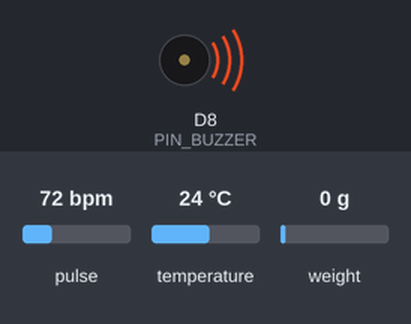
Recording of a sketch running on a simulated ESP8266 (Wemos D1 mini). On the bench: buzzer (waves = sounding). Inputs (shaded band) come from the test bench; at power-on: pulse 72 bpm, temperature 24 °C, weight on the scale 0 g. WiFi joins after 1.5 s; servers stay silent unless stated; uploads are accepted with an empty reply; no MQTT or app messages arrive unless stated; what the sketch prints to the serial monitor is not drawn.

Above: at 3.3 s.
At 3.9 s:
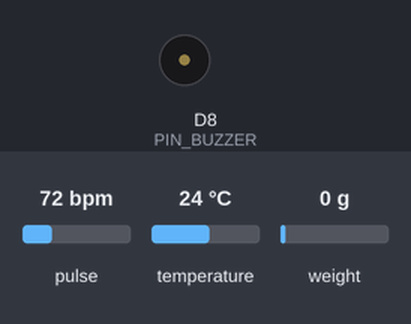
Timing chart, 0 to 5.4 s (numbered marks = the images above):
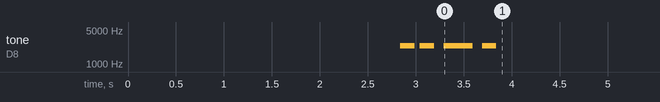

The sketch:

esp8266_gateway.ino
```cpp
/*
 * ============================================================================
 *  TRIAGEPULSE — ESP8266 GATEWAY FIRMWARE (STANDALONE ARDUINO IDE SKETCH)
 *  Board  : NodeMCU 1.0 (ESP-12E Module)
 *  Port   : COM10 (Silicon Labs CP210x)
 *  Speed  : 115200 baud
 * ============================================================================
 *
 *  LIBRARIES REQUIRED IN ARDUINO IDE (Install via Library Manager):
 *    1. PubSubClient                                  (by Nick O'Leary)
 *    2. ArduinoJson                                   (by Benoit Blanchon)
 *    3. SparkFun MAX3010x Pulse and Proximity Sensor  (by SparkFun)
 *    4. DallasTemperature                            (by Miles Burton)
 *    5. OneWire                                       (by Paul Stoffregen)
 *    6. HX711                                         (by Bogdan Necula)
 *
 *  NODEMCU PIN ASSIGNMENTS (Patient 01):
 *    - MAX30102 (I2C)     : SDA = D2 (GPIO4), SCL = D1 (GPIO5)  [3.3V power!]
 *    - DS18B20 (Temp)     : DATA = D5 (GPIO14) with 4.7kΩ pull-up to 3.3V
 *    - HX711 (IV Bag)     : DOUT = D6 (GPIO12), SCK = D0 (GPIO16)
 *    - SOS Button         : D3 (GPIO0) — The on-board physical FLASH button!
 *    - Buzzer             : D8 (GPIO15)
 *    - Uno Serial (P02)   : RX = D7 (GPIO13) from Arduino Uno TX (Pin D1)
 * ============================================================================
 */

#include <ESP8266WiFi.h>
#include <WiFiClient.h>
#include <ESP8266HTTPClient.h>
#include <PubSubClient.h>
#include <Wire.h>
#include "MAX30105.h"
#include "heartRate.h"
#include <OneWire.h>
#include <DallasTemperature.h>
#include "HX711.h"
#include <ArduinoJson.h>
#include <SoftwareSerial.h>

// ======================== CONFIGURATION CONSTANTS ========================
#define WIFI_SSID               "abcd"
#define WIFI_PASSWORD           "12345678"
#define WIFI_MAX_RETRIES        30

#define MQTT_BROKER_DEFAULT     "192.168.137.1"    // Laptop Hotspot host IP
#define MQTT_PORT               1883
#define MQTT_CLIENT_ID          "ESP8266_GATEWAY"
#define MQTT_USER               ""
#define MQTT_PASS               ""

#define HTTP_TELEMETRY_ENABLED  true
#define BACKEND_HTTP_PORT       8000
#define BACKEND_HTTP_PATH       "/api/hardware/telemetry"
#define DEMO_FALLBACK_ENABLED   true

// Patient IDs
#define PATIENT_01_ID           "P01"
#define PATIENT_02_ID           "P02"
#define DEVICE_01_ID            "ESP8266-P01"

// MQTT Topics
#define TOPIC_P01_VITALS        "triagepulse/patient/P01/vitals"
#define TOPIC_P01_IV            "triagepulse/patient/P01/iv"
#define TOPIC_P01_SOS           "triagepulse/patient/P01/sos"
#define TOPIC_P01_STATUS        "triagepulse/patient/P01/status"
#define TOPIC_P02_VITALS        "triagepulse/patient/P02/vitals"
#define TOPIC_P02_IV            "triagepulse/patient/P02/iv"
#define TOPIC_P02_SOS           "triagepulse/patient/P02/sos"

// Pin Assignments
#define PIN_MAX30102_SDA        4     // NodeMCU D2 (GPIO4)
#define PIN_MAX30102_SCL        5     // NodeMCU D1 (GPIO5)
#define PIN_DS18B20             14    // NodeMCU D5 (GPIO14)
#define PIN_HX711_DOUT          12    // NodeMCU D6 (GPIO12)
#define PIN_HX711_SCK           16    // NodeMCU D0 (GPIO16)
#define PIN_SOS_BUTTON          0     // NodeMCU D3 (GPIO0 / FLASH button)
#define PIN_BUZZER              15    // NodeMCU D8 (GPIO15)
#define PIN_SWSERIAL_RX         13    // NodeMCU D7 (GPIO13 — RX from Uno TX)
#define PIN_SWSERIAL_TX         2     // NodeMCU D4 (GPIO2 — unused TX)
#define SWSERIAL_BAUD           9600

// Calibration Constants
#define HX711_CALIBRATION_FACTOR -420.0f
#define IV_BAG_TARE_WEIGHT_G     25.0f
#define IV_THRESHOLD_LOW         100.0f
#define IV_THRESHOLD_NEAR_EMPTY  40.0f
#define IV_THRESHOLD_EMPTY       10.0f
#define FINGER_DETECT_THRESHOLD  30000

// Intervals
#define SENSOR_READ_INTERVAL_MS  2000
#define MQTT_PUBLISH_INTERVAL_MS 3000
#define STATUS_PUBLISH_INTERVAL_MS 30000
#define SOS_DEBOUNCE_MS          300
#define BUZZER_DURATION_MS       150

// ======================== GLOBAL OBJECTS ========================
MAX30105 particleSensor;
OneWire oneWire(PIN_DS18B20);
DallasTemperature tempSensor(&oneWire);
HX711 scale;
SoftwareSerial unoSerial(PIN_SWSERIAL_RX, PIN_SWSERIAL_TX);

WiFiClient espClient;
PubSubClient mqttClient(espClient);

// Hardware Detection Flags
bool max30102Present = false;
bool ds18b20Present = false;
bool hx711Present = false;

// Patient 01 State
struct PatientData {
  float heartRate;
  float spo2;
  float temperature;
  float ivWeightGrams;
  float ivRemainingMl;
  float ivFlowMlHr;
  String ivState;
  bool  sosActive;
  String signalQuality;
  unsigned long lastVitalsTime;
};

PatientData patient01 = { 0, 0, 0, 0, 0, 0, "NORMAL", false, "MISSING", 0 };

#define HR_BUFFER_SIZE 4
byte rates[HR_BUFFER_SIZE];
byte rateSpot = 0;
unsigned long lastBeat = 0;
float beatsPerMinute = 0;
int beatAvg = 0;

float lastIvWeight = -1.0;
unsigned long lastIvReadTime = 0;
String unoSerialBuffer = "";

unsigned long lastSensorReadTime = 0;
unsigned long lastMqttPublishTime = 0;
unsigned long lastStatusPublishTime = 0;
unsigned long lastSosDebounceTime = 0;
unsigned long bootTime = 0;
bool lastSosButtonState = HIGH;
byte simCounter = 0;

// Forward Declarations
void connectWiFi();
void connectMQTT();
void readMAX30102();
void readDS18B20();
void readHX711();
void checkSOSButton();
void receiveUnoUART();
void parseAndForwardP02(String &jsonStr);
void publishPatient01();
void publishDeviceStatus();
void sendHttpTelemetry(const String& patientId, float hr, float spo2, float temp, float ivWeight, bool sos, const String& sq, const String& ivState, float ivFlow);
void beepBuzzer(int count);
String getBackendHost();


// ============================================================================
//  SETUP
// ============================================================================
void setup() {
  Serial.begin(115200);
  delay(300);
  Serial.println();
  Serial.println(F("========================================"));
  Serial.println(F("  TRIAGEPULSE ESP8266 GATEWAY v2.0"));
  Serial.println(F("  Patient 01 + Patient 02 (Uno) Gateway"));
  Serial.println(F("========================================\n"));

  bootTime = millis();

  pinMode(PIN_SOS_BUTTON, INPUT_PULLUP);
  pinMode(PIN_BUZZER, OUTPUT);
  digitalWrite(PIN_BUZZER, LOW);

  // Initialize SoftwareSerial for Arduino Uno (Patient 02)
  unoSerial.begin(SWSERIAL_BAUD);
  Serial.printf("[SoftwareSerial] Listening for Patient 02 on D7 (GPIO%d) at %d baud\n", PIN_SWSERIAL_RX, SWSERIAL_BAUD);

  // Initialize I2C for MAX30102 with safety check
  Wire.begin(PIN_MAX30102_SDA, PIN_MAX30102_SCL);
  Wire.setClock(100000);

  Serial.print(F("[MAX30102] Checking I2C address 0x57... "));
  Wire.beginTransmission(0x57);
  if (Wire.endTransmission() == 0) {
    if (particleSensor.begin(Wire, I2C_SPEED_STANDARD)) {
      max30102Present = true;
      Serial.println(F("OK"));
      particleSensor.setup(60, 4, 2, 100, 411, 4096);
      particleSensor.setPulseAmplitudeRed(0x1F);
      particleSensor.setPulseAmplitudeGreen(0);
    } else {
      Serial.println(F("Init Failed"));
    }
  } else {
    Serial.println(F("NOT DETECTED (Using Demo Fallback)"));
  }

  // Initialize DS18B20
  Serial.print(F("[DS18B20] Checking OneWire sensor... "));
  tempSensor.begin();
  if (tempSensor.getDeviceCount() > 0) {
    ds18b20Present = true;
    tempSensor.setResolution(10);
    tempSensor.setWaitForConversion(true);
    Serial.println(F("OK"));
  } else {
    Serial.println(F("NOT DETECTED (Using Demo Fallback)"));
  }

  // Initialize HX711
  Serial.print(F("[HX711] Checking Load Cell... "));
  scale.begin(PIN_HX711_DOUT, PIN_HX711_SCK);
  if (scale.is_ready()) {
    hx711Present = true;
    scale.set_scale(HX711_CALIBRATION_FACTOR);
    scale.tare();
    Serial.println(F("OK"));
  } else {
    Serial.println(F("NOT DETECTED (Using Demo Fallback)"));
  }

  // Connect WiFi
  connectWiFi();

  // Setup MQTT
  mqttClient.setServer(MQTT_BROKER_DEFAULT, MQTT_PORT);
  mqttClient.setBufferSize(512);
  connectMQTT();

  // Startup beep
  beepBuzzer(2);
  Serial.println(F("\n[READY] TriagePulse ESP8266 Gateway operational.\n"));
}


// ============================================================================
//  MAIN LOOP
// ============================================================================
void loop() {
  yield(); // Keep WiFi & ESP8266 Watchdog happy

  // Reconnect WiFi if dropped
  if (WiFi.status() != WL_CONNECTED) {
    connectWiFi();
  }

  // Reconnect MQTT if needed
  if (WiFi.status() == WL_CONNECTED && !mqttClient.connected()) {
    connectMQTT();
  }
  if (mqttClient.connected()) {
    mqttClient.loop();
  }

  unsigned long now = millis();

  // Read local Patient 01 sensors
  if (now - lastSensorReadTime >= SENSOR_READ_INTERVAL_MS) {
    lastSensorReadTime = now;
    readMAX30102();
    readDS18B20();
    readHX711();
  }

  // Check physical SOS Button (FLASH button)
  checkSOSButton();

  // Read Patient 02 data streamed from Arduino Uno
  receiveUnoUART();

  // Transmit telemetry periodically
  if (now - lastMqttPublishTime >= MQTT_PUBLISH_INTERVAL_MS) {
    lastMqttPublishTime = now;
    publishPatient01();
  }

  // Heartbeat status
  if (now - lastStatusPublishTime >= STATUS_PUBLISH_INTERVAL_MS) {
    lastStatusPublishTime = now;
    publishDeviceStatus();
  }
}


// ============================================================================
//  SENSOR READINGS
// ============================================================================

void readMAX30102() {
  yield();
  if (!max30102Present) {
    if (DEMO_FALLBACK_ENABLED) {
      simCounter++;
      patient01.heartRate = 74.0 + (simCounter % 4);
      patient01.spo2 = 98.0 + ((simCounter % 2) == 0 ? 1 : 0);
      patient01.signalQuality = "SIM";
      patient01.lastVitalsTime = millis();
    }
    return;
  }

  long irValue = particleSensor.getIR();
  if (irValue < FINGER_DETECT_THRESHOLD) {
    patient01.heartRate = 0;
    patient01.spo2 = 0;
    patient01.signalQuality = "MISSING";
    return;
  }

  patient01.signalQuality = "GOOD";

  if (checkForBeat(irValue)) {
    unsigned long delta = millis() - lastBeat;
    lastBeat = millis();
    beatsPerMinute = 60.0 / (delta / 1000.0);

    if (beatsPerMinute >= 35 && beatsPerMinute <= 210) {
      rates[rateSpot++] = (byte)beatsPerMinute;
      rateSpot %= HR_BUFFER_SIZE;
      beatAvg = 0;
      for (byte i = 0; i < HR_BUFFER_SIZE; i++) beatAvg += rates[i];
      beatAvg /= HR_BUFFER_SIZE;
    }
  }

  if (beatAvg >= 40 && beatAvg <= 200) {
    patient01.heartRate = (float)beatAvg;
  }

  long redValue = particleSensor.getRed();
  if (irValue > 0 && redValue > 0 && patient01.heartRate > 0) {
    float ratio = (float)redValue / (float)irValue;
    float spo2Est = 110.0 - 25.0 * ratio;
    patient01.spo2 = constrain(spo2Est, 75.0, 100.0);
  }

  patient01.lastVitalsTime = millis();
}

void readDS18B20() {
  yield();
  if (ds18b20Present) {
    tempSensor.requestTemperatures();
    float temp = tempSensor.getTempCByIndex(0);
    if (temp >= 20.0 && temp <= 45.0) {
      patient01.temperature = temp;
    }
  } else if (DEMO_FALLBACK_ENABLED && patient01.temperature == 0) {
    patient01.temperature = 36.6;
  }
}

void readHX711() {
  yield();
  float weight = 0;
  if (hx711Present && scale.is_ready()) {
    weight = scale.get_units(2);
    if (weight < 0) weight = 0;
  } else if (DEMO_FALLBACK_ENABLED) {
    weight = 485.0 - (simCounter * 0.4);
    if (weight < 0) weight = 0;
  } else {
    return;
  }

  unsigned long now = millis();
  if (lastIvWeight >= 0 && lastIvReadTime > 0) {
    float timeDeltaHr = (float)(now - lastIvReadTime) / 3600000.0;
    if (timeDeltaHr > 0.0001) {
      float weightDelta = lastIvWeight - weight;
      patient01.ivFlowMlHr = max(0.0f, weightDelta / timeDeltaHr);
    }
  }

  lastIvWeight = weight;
  lastIvReadTime = now;
  patient01.ivWeightGrams = weight;

  float netFluid = max(0.0f, weight - IV_BAG_TARE_WEIGHT_G);
  patient01.ivRemainingMl = netFluid;

  if (netFluid <= IV_THRESHOLD_EMPTY) patient01.ivState = "STOPPED";
  else if (netFluid <= IV_THRESHOLD_NEAR_EMPTY) patient01.ivState = "NEAR_EMPTY";
  else if (netFluid <= IV_THRESHOLD_LOW) patient01.ivState = "LOW";
  else patient01.ivState = "NORMAL";
}

void checkSOSButton() {
  bool reading = digitalRead(PIN_SOS_BUTTON);
  unsigned long now = millis();

  if (reading != lastSosButtonState && (now - lastSosDebounceTime) > SOS_DEBOUNCE_MS) {
    lastSosDebounceTime = now;
    lastSosButtonState = reading;

    if (reading == LOW) {
      patient01.sosActive = true;
      Serial.println(F("[SOS] Patient 01 SOS BUTTON TRIGGERED!"));
      beepBuzzer(3);
      publishPatient01();
    } else {
      patient01.sosActive = false;
    }
  }
}


// ============================================================================
//  PATIENT 02 RECEIVER (FROM ARDUINO UNO VIA D7)
// ============================================================================

void receiveUnoUART() {
  yield();
  while (unoSerial.available()) {
    char c = unoSerial.read();
    if (c == '\n') {
      unoSerialBuffer.trim();
      if (unoSerialBuffer.length() > 5) {
        parseAndForwardP02(unoSerialBuffer);
      }
      unoSerialBuffer = "";
    } else if (c != '\r') {
      unoSerialBuffer += c;
      if (unoSerialBuffer.length() > 300) unoSerialBuffer = "";
    }
  }
}

void parseAndForwardP02(String &jsonStr) {
  StaticJsonDocument<256> doc;
  DeserializationError err = deserializeJson(doc, jsonStr);
  if (err) return;

  float hr   = doc["hr"]   | 0.0f;
  float spo2 = doc["spo2"] | 0.0f;
  float temp = doc["temp"] | 0.0f;
  float iv   = doc["iv"]   | 0.0f;
  bool  sos  = doc["sos"]  | false;
  const char* sq = doc["sq"] | "GOOD";

  Serial.printf("[Uno-P02] HR=%.0f SpO2=%.0f T=%.1f IV=%.0fg SOS=%d SQ=%s\n",
                hr, spo2, temp, iv, sos, sq);

  float remaining = max(0.0f, iv - IV_BAG_TARE_WEIGHT_G);
  String ivState = "NORMAL";
  if (remaining <= IV_THRESHOLD_EMPTY) ivState = "STOPPED";
  else if (remaining <= IV_THRESHOLD_NEAR_EMPTY) ivState = "NEAR_EMPTY";
  else if (remaining <= IV_THRESHOLD_LOW) ivState = "LOW";

  // 1. MQTT Dispatch
  if (mqttClient.connected()) {
    StaticJsonDocument<200> vDoc;
    vDoc["heart_rate"] = hr;
    vDoc["spo2"] = spo2;
    vDoc["temperature"] = temp;
    vDoc["signal_quality"] = sq;
    char buf[200];
    serializeJson(vDoc, buf, sizeof(buf));
    mqttClient.publish(TOPIC_P02_VITALS, buf);

    StaticJsonDocument<200> iDoc;
    iDoc["iv_weight_grams"] = iv;
    iDoc["iv_remaining_ml"] = remaining;
    iDoc["iv_state"] = ivState;
    serializeJson(iDoc, buf, sizeof(buf));
    mqttClient.publish(TOPIC_P02_IV, buf);

    StaticJsonDocument<64> sDoc;
    sDoc["sos"] = sos;
    serializeJson(sDoc, buf, sizeof(buf));
    mqttClient.publish(TOPIC_P02_SOS, buf);
  }

  // 2. Direct FastAPI REST Telemetry
  if (HTTP_TELEMETRY_ENABLED && WiFi.status() == WL_CONNECTED) {
    sendHttpTelemetry("P02", hr, spo2, temp, iv, sos, sq, ivState, 0.0);
  }
}


// ============================================================================
//  TELEMETRY DISPATCH (MQTT + REST)
// ============================================================================

void publishPatient01() {
  if (mqttClient.connected()) {
    StaticJsonDocument<200> vDoc;
    vDoc["heart_rate"] = patient01.heartRate;
    vDoc["spo2"] = patient01.spo2;
    vDoc["temperature"] = patient01.temperature;
    vDoc["signal_quality"] = patient01.signalQuality;
    char buf[200];
    serializeJson(vDoc, buf, sizeof(buf));
    mqttClient.publish(TOPIC_P01_VITALS, buf);

    StaticJsonDocument<200> iDoc;
    iDoc["iv_weight_grams"] = patient01.ivWeightGrams;
    iDoc["iv_remaining_ml"] = patient01.ivRemainingMl;
    iDoc["iv_flow_ml_hr"] = patient01.ivFlowMlHr;
    iDoc["iv_state"] = patient01.ivState;
    serializeJson(iDoc, buf, sizeof(buf));
    mqttClient.publish(TOPIC_P01_IV, buf);

    StaticJsonDocument<64> sDoc;
    sDoc["sos"] = patient01.sosActive;
    serializeJson(sDoc, buf, sizeof(buf));
    mqttClient.publish(TOPIC_P01_SOS, buf);
  }

  if (HTTP_TELEMETRY_ENABLED && WiFi.status() == WL_CONNECTED) {
    sendHttpTelemetry("P01", patient01.heartRate, patient01.spo2,
                      patient01.temperature, patient01.ivWeightGrams,
                      patient01.sosActive, patient01.signalQuality,
                      patient01.ivState, patient01.ivFlowMlHr);
  }

  Serial.printf("[P01] HR=%.0f SpO2=%.0f T=%.1f IV=%.0fg SOS=%d SQ=%s\n",
                patient01.heartRate, patient01.spo2, patient01.temperature,
                patient01.ivWeightGrams, patient01.sosActive, patient01.signalQuality.c_str());
}

String getBackendHost() {
  IPAddress gw = WiFi.gatewayIP();
  if (gw != IPAddress(0, 0, 0, 0)) return gw.toString();
  return String(MQTT_BROKER_DEFAULT);
}

void sendHttpTelemetry(const String& patientId, float hr, float spo2, float temp, float ivWeight, bool sos, const String& sq, const String& ivState, float ivFlow) {
  WiFiClient client;
  HTTPClient http;
  String host = getBackendHost();
  String url = String("http://") + host + ":" + String(BACKEND_HTTP_PORT) + BACKEND_HTTP_PATH;

  http.begin(client, url);
  http.addHeader("Content-Type", "application/json");
  http.setTimeout(1200);

  StaticJsonDocument<300> doc;
  doc["patient_id"] = patientId;
  doc["heart_rate"] = hr;
  doc["spo2"] = spo2;
  doc["temperature"] = temp;
  doc["iv_weight"] = ivWeight;
  doc["iv_remaining_ml"] = max(0.0f, ivWeight - IV_BAG_TARE_WEIGHT_G);
  doc["iv_state"] = ivState;
  doc["iv_flow"] = ivFlow;
  doc["sos"] = sos;
  doc["signal_quality"] = sq;

  String jsonPayload;
  serializeJson(doc, jsonPayload);
  http.POST(jsonPayload);
  http.end();
}

void publishDeviceStatus() {
  if (!mqttClient.connected()) return;
  unsigned long uptimeSec = (millis() - bootTime) / 1000;
  StaticJsonDocument<200> doc;
  doc["device_id"] = DEVICE_01_ID;
  doc["rssi"] = WiFi.RSSI();
  doc["uptime_sec"] = uptimeSec;
  doc["ip"] = WiFi.localIP().toString();

  char buf[200];
  serializeJson(doc, buf, sizeof(buf));
  mqttClient.publish(TOPIC_P01_STATUS, buf);
}


// ============================================================================
//  WIFI & MQTT
// ============================================================================

void connectWiFi() {
  if (WiFi.status() == WL_CONNECTED) return;
  Serial.printf("[WiFi] Connecting to %s", WIFI_SSID);
  WiFi.mode(WIFI_STA);
  WiFi.begin(WIFI_SSID, WIFI_PASSWORD);

  int retries = 0;
  while (WiFi.status() != WL_CONNECTED && retries < WIFI_MAX_RETRIES) {
    delay(500);
    Serial.print(".");
    retries++;
    yield();
  }

  if (WiFi.status() == WL_CONNECTED) {
    Serial.println(F(" CONNECTED!"));
    Serial.printf("[WiFi] IP: %s  Gateway: %s\n",
                  WiFi.localIP().toString().c_str(), WiFi.gatewayIP().toString().c_str());
    beepBuzzer(1);
  } else {
    Serial.println(F(" FAILED! Will retry in background..."));
  }
}

void connectMQTT() {
  if (WiFi.status() != WL_CONNECTED) return;
  String broker = getBackendHost();
  Serial.printf("[MQTT] Connecting to %s:%d... ", broker.c_str(), MQTT_PORT);
  mqttClient.setServer(broker.c_str(), MQTT_PORT);

  bool connected = false;
  if (strlen(MQTT_USER) > 0) connected = mqttClient.connect(MQTT_CLIENT_ID, MQTT_USER, MQTT_PASS);
  else connected = mqttClient.connect(MQTT_CLIENT_ID);

  if (connected) {
    Serial.println(F("CONNECTED!"));
    beepBuzzer(2);
  } else {
    Serial.printf("FAILED (rc=%d). Direct REST Telemetry Active.\n", mqttClient.state());
  }
}

void beepBuzzer(int count) {
  for (int i = 0; i < count; i++) {
    tone(PIN_BUZZER, 2400, BUZZER_DURATION_MS);
    delay(BUZZER_DURATION_MS);
    noTone(PIN_BUZZER);
    if (i < count - 1) delay(100);
    yield();
  }
}
```
